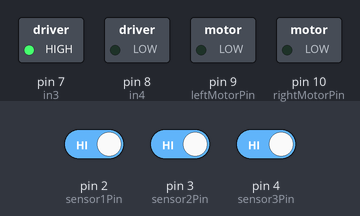
Recording of a sketch running on a simulated Arduino Uno, built with avr-gcc and run on an emulated ATmega328P. Parts: switched loads named in the sketch (green lamp = pin HIGH). The test bench sets the inputs (shaded band); at power-on: pin 3 (sensor2Pin) HIGH, pin 4 (sensor3Pin) HIGH, pin 2 (sensor1Pin) HIGH. Pins used as bus, display or sensor lines are not drawn.

Above: at 1.2 s.
1.3 s: pin 3 (sensor2Pin) driven LOW and pin 4 (sensor3Pin) driven LOW
At 1.7 s:
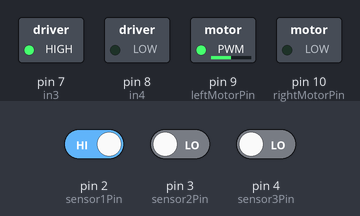
2.8 s: pin 2 (sensor1Pin) driven LOW
At 4.0 s:
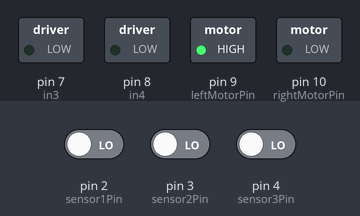
4.3 s: pin 3 (sensor2Pin) driven HIGH
At 5.2 s:
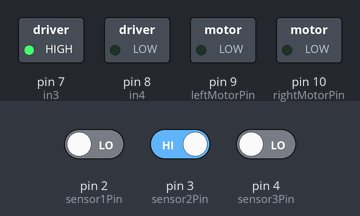
5.8 s: pin 3 (sensor2Pin) driven LOW
At 6.4 s:
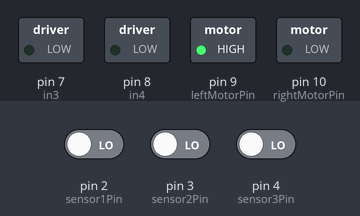
7.3 s: pin 2 (sensor1Pin) driven HIGH
At 8.7 s:
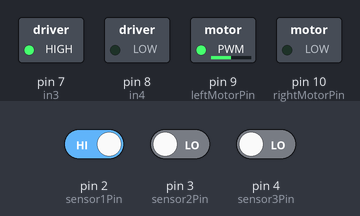
Timing chart, 0 to 9.8 s (numbered marks = the images above; inputs shaded):
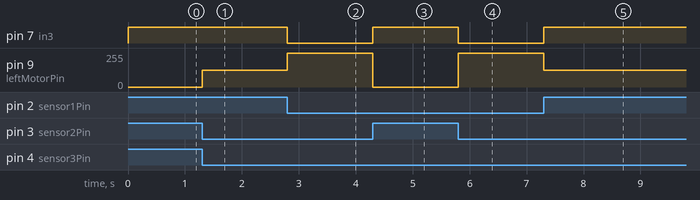

The sketch:

sketch_dec23a.ino
```cpp
const int sensor1Pin = 2;    // pin for the first sensor
const int sensor2Pin = 3;    // pin for the second sensor
const int sensor3Pin = 4;    // pin for the third sensor
const int sensor4Pin = 5;    // pin for the fourth sensor
const int sensor5Pin = 6;    // pin for the fifth sensor
const int leftMotorPin = 9;  // pin for the left motor
const int rightMotorPin = 10; // pin for the right motor
const int in1 = 3;
const int in2 = 4;
const int in3 = 7;
const int in4 = 8;
const int en1 = 5;
const int en2 = 6;
const int buz =9;
void Forward () {
  digitalWrite(in1, HIGH);
  digitalWrite(in2, LOW);
  digitalWrite(in3, HIGH);
  digitalWrite(in4, LOW);
  analogWrite(en1, 127);
  analogWrite(en2, 127);
 analogWrite(buz,0);

}
void Back() {
  digitalWrite(in1, LOW);
  digitalWrite(in2, HIGH);
  digitalWrite(in3, LOW);
  digitalWrite(in4, HIGH);
  analogWrite(en1, 127);
  analogWrite(en2, 127);
   analogWrite(buz,0);

}
void Left() {
  digitalWrite(in1, LOW);
  digitalWrite(in2, HIGH);
  digitalWrite(in3, HIGH);
  digitalWrite(in4, LOW);
  analogWrite(en1, 127);
  analogWrite(en2, 127);
 analogWrite(buz,127);

}
void Right() {
  digitalWrite(in1, HIGH);
  digitalWrite(in2, LOW);
  digitalWrite(in3, LOW);
  digitalWrite(in4, HIGH);
  analogWrite(en1, 127);
  analogWrite(en2, 127);
 analogWrite(buz,127);

}
void Stop() {
  digitalWrite(in1, LOW);
  digitalWrite(in2, LOW);
  digitalWrite(in3, LOW);
  digitalWrite(in4, LOW);
  analogWrite(en1, 0);
  analogWrite(en2, 0);
 analogWrite(buz,255);
}
void setup()
{
    pinMode(in1, OUTPUT);
  pinMode(in2, OUTPUT);
  pinMode(in3, OUTPUT);
  pinMode(in4, OUTPUT);
  pinMode(en1, OUTPUT);
  pinMode(en2, OUTPUT);
pinMode(buz,OUTPUT);

  // Set the sensor and motor pins as inputs and outputs
  pinMode(sensor1Pin, INPUT);
  pinMode(sensor2Pin, INPUT);
  pinMode(sensor3Pin, INPUT);
  pinMode(sensor4Pin, INPUT);
  pinMode(sensor5Pin, INPUT);
  pinMode(leftMotorPin, OUTPUT);
  pinMode(rightMotorPin, OUTPUT);
}

void loop()
{
  // Read the sensor values
  int sensor1Value = digitalRead(sensor1Pin);
  int sensor2Value = digitalRead(sensor2Pin);
  int sensor3Value = digitalRead(sensor3Pin);
  int sensor4Value = digitalRead(sensor4Pin);
  int sensor5Value = digitalRead(sensor5Pin);

  // Set the motor speeds based on the sensor values
  if (sensor1Value == LOW && sensor2Value == LOW && sensor3Value == LOW && sensor4Value == LOW && sensor5Value == LOW)
  {
    // If all sensors are off the line, stop
   Stop();
  }
  else if (sensor1Value == HIGH && sensor2Value == LOW && sensor3Value == LOW && sensor4Value == LOW && sensor5Value == LOW)
  {
    // If only the first sensor is on the line, turn left
 Left();
  }
  else if (sensor1Value == LOW && sensor2Value == LOW && sensor3Value == LOW && sensor4Value == LOW && sensor5Value == HIGH)
  {
    // If only the fifth sensor is on the line, turn right
Right();
  }
  else
  {
    // If more than one sensor is on the line, go straight
Forward();
  }
}
```

Measured:
- after the input at 1.3 s, pin 9 (leftMotorPin): 0/255 → 127/255 at once
- after the input at 2.8 s, pin 7 (in3): HIGH → LOW at once; pin 9 (leftMotorPin): 127/255 → 255/255 at once
- after the input at 4.3 s, pin 7 (in3): LOW → HIGH at once; pin 9 (leftMotorPin): 255/255 → 0/255 at once
- after the input at 5.8 s, pin 7 (in3): HIGH → LOW at once; pin 9 (leftMotorPin): 0/255 → 255/255 at once
- after the input at 7.3 s, pin 7 (in3): LOW → HIGH at once; pin 9 (leftMotorPin): 255/255 → 127/255 at once
